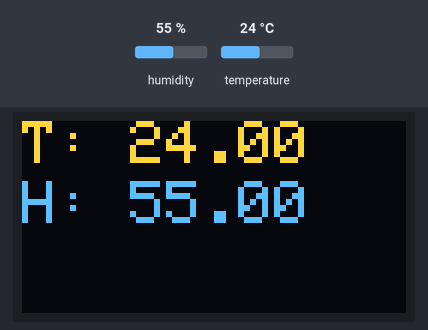
Simulated run of this sketch. Board: Arduino Uno, built with avr-gcc and run on an emulated ATmega328P. Shown: 128×64 one-colour display. The test bench sets the inputs (shaded band); at power-on: humidity 55 %, temperature 24 °C. The OLED is the two-colour kind (top 16 rows yellow).

Above: at 2.9 s.
3.0 s: humidity set to 22 %
At 4.7 s:
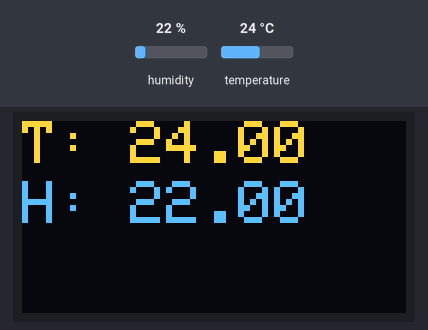
5.8 s: temperature set to 12 °C
At 6.8 s:
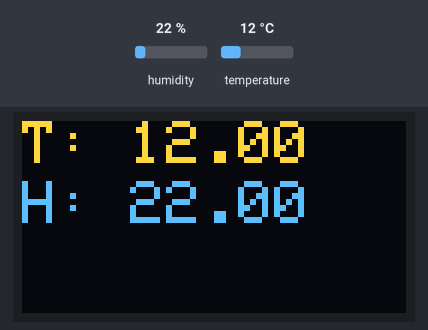
8.6 s: humidity set to 40 %
At 10.9 s:
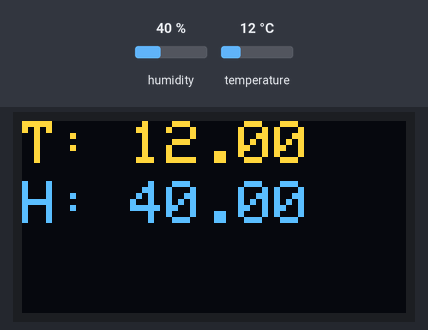
11.9 s: temperature set to 19 °C
At 13.0 s:
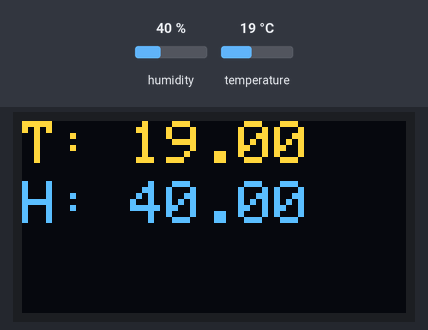
Timing chart, 0 to 14.9 s (numbered marks = the images above; inputs shaded):
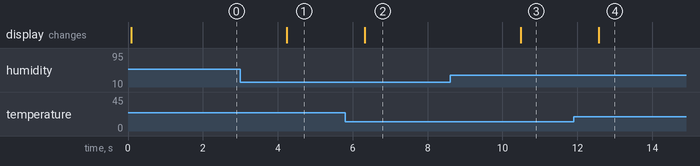

Measured:
- after the input at 3.0 s, the display: changes after 1.2 s (image 1)
- after the input at 5.8 s, the display: changes after 0.52 s (image 2)
- after the input at 8.6 s, the display: changes after 1.9 s (image 3)
- after the input at 11.9 s, the display: changes after 0.67 s (image 4)

The sketch:

Mini_Weather_Display__OLED___DHT11_.ino
```cpp
#include <Wire.h>
#include <Adafruit_GFX.h>
#include <Adafruit_SSD1306.h>
#include <DHT.h>

#define DHTPIN 4
#define DHTTYPE DHT11
DHT d(DHTPIN, DHTTYPE);

Adafruit_SSD1306 s(128, 64, &Wire);

void setup() {
  d.begin();
  s.begin(SSD1306_SWITCHCAPVCC, 0x3C);
  s.clearDisplay();
  s.setTextSize(2);
  s.setTextColor(WHITE);
}

void loop() {
  float t = d.readTemperature();
  float h = d.readHumidity();

  s.clearDisplay();
  s.setCursor(0,0);
  s.print("T: "); s.print(t);
  s.setCursor(0,20);
  s.print("H: "); s.print(h);
  s.display();

  delay(1000);
}
```
